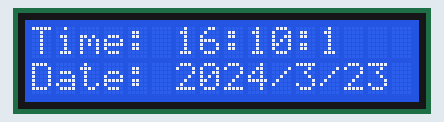
This sketch was run on a simulated Arduino Uno, built with avr-gcc and run on an emulated ATmega328P. On the bench: 16×2 character LCD. The local clock reads 2024-03-15 10:24:30 at power-on unless the sketch sets it.

Above: at 0.1 s.
At 4.3 s:
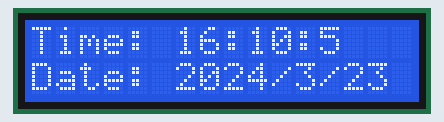
At 9.4 s:
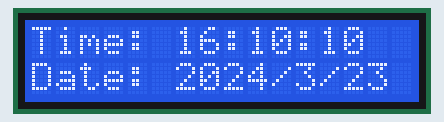
At 18.7 s:
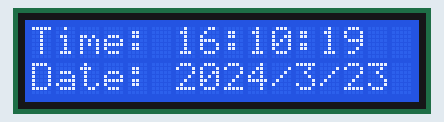
At 28.0 s:
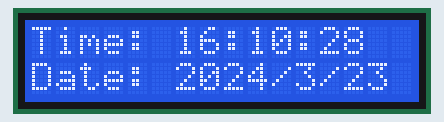
At 38.3 s:
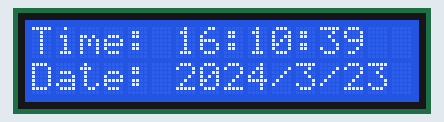

Measured:
- what the display in image 1 shows lasts 1.1 s, from 4.2 s to 5.3 s

The sketch:

sampleTime.ino
```cpp
#include <DS1302.h>
#include <Wire.h>
#include <LiquidCrystal_I2C.h>

LiquidCrystal_I2C lcd(0x20,16,2); // 设置LCD I2C地址
DS1302 rtc(4, 3, 2); // 设置DS1302的RST、SDA和SCL引脚

void setup() {
  Serial.begin(9600);
  rtc.halt(false); // 开启DS1302时钟
  lcd.init();
  lcd.backlight();
  Time priTime(2024,3,23,16,10,01,1);
  rtc.time(priTime);
}

void loop() {
  Time t = rtc.time(); // 获取当前时间
  lcd.setCursor(0, 0);
  lcd.print("Time: ");
  lcd.print(t.hr);
  lcd.print(":");
  lcd.print(t.min);
  lcd.print(":");
  lcd.print(t.sec);
  lcd.setCursor(0, 1);
  lcd.print("Date: ");
  lcd.print(t.yr);
  lcd.print("/");
  lcd.print(t.mon);
  lcd.print("/");
  lcd.print(t.date);
  delay(1000); // 延迟1秒
}
```
